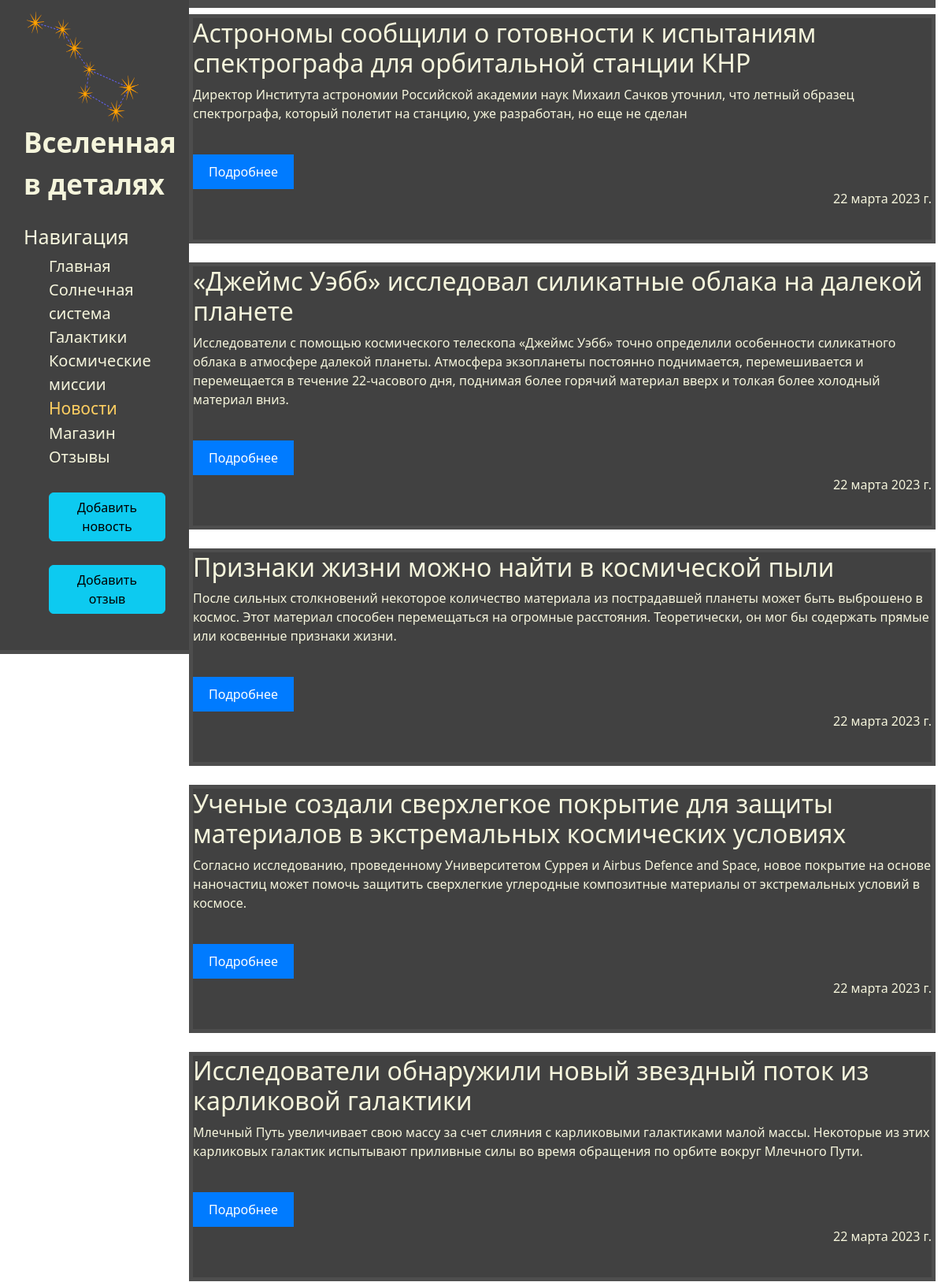
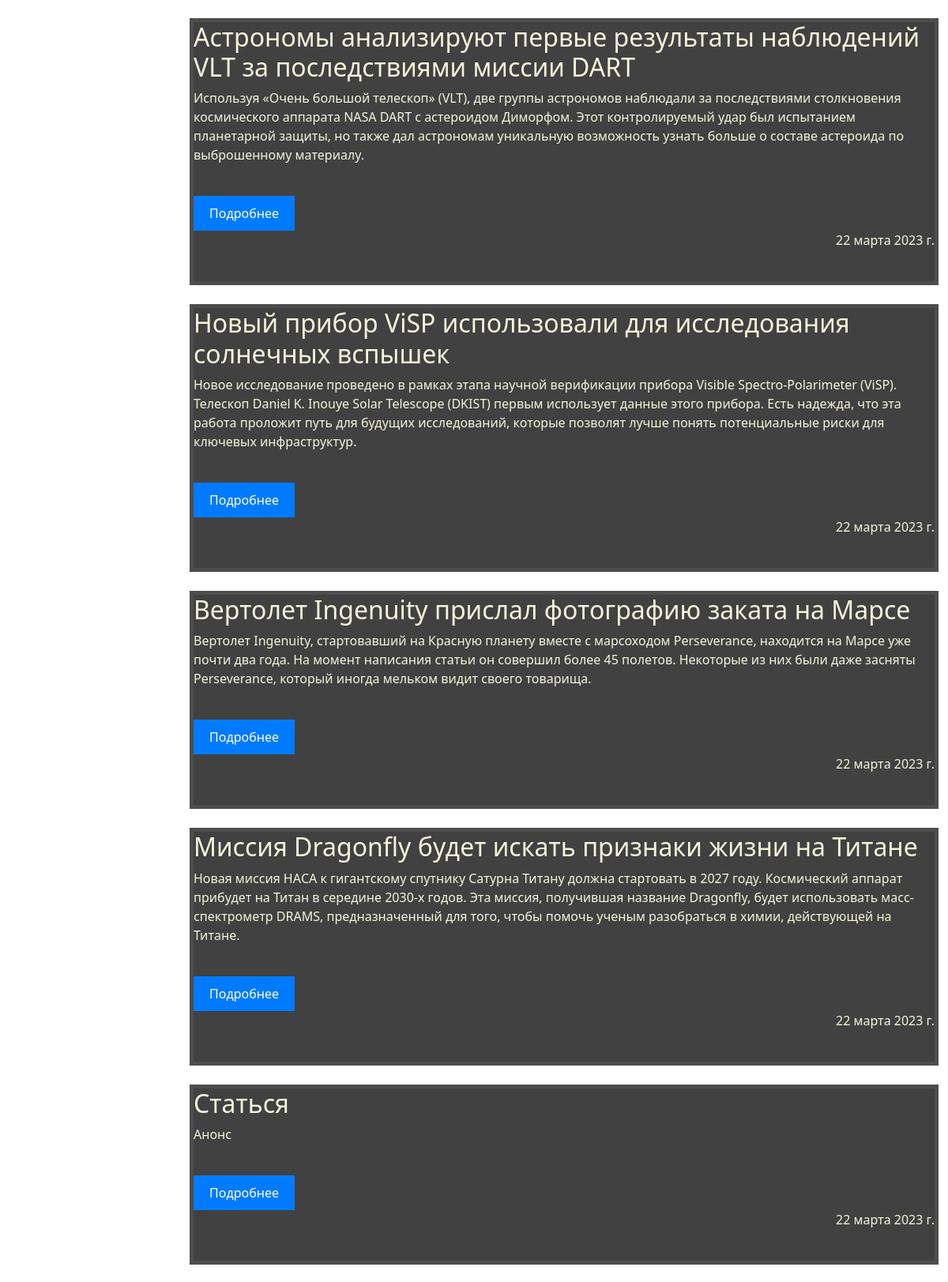
Page /news/ (upper part) on the committed database (2 pictures, top to bottom).
### news/models.py (models this page shows, shortened)
class Articles(models.Model):
    title = models.CharField('Название', max_length=150)
    intro = models.CharField('Анонс', max_length=350)
    text = models.TextField('Содержание')
    date = models.DateField('Дата публикации')
    class Meta:
        verbose_name = 'Новость'
        verbose_name_plural = 'Новости'

### news/views.py (the view)
# urls.py: path('', views.news_main, name='news_main'),
def news_main(request):
    news = Articles.objects.order_by('-date')
    return render(request, 'news/news_main.html', {'news' : news})

### news/templates/news/news_main.html (shortened to what this page needs)
{% extends 'django_app/layout.html' %}
{% block content %}
    {% for article in news %}
        {% include 'news/article.html' %}
    {% endfor %}
{% endblock %}

### news/templates/news/article.html (shortened to what this page needs)
<div class="news">
  <h2>{{ article.title }}</h2>
  <p>{{ article.intro }}</p>
  <br>
  <button class="btn-read-more">Подробнее</button>
  <p class="date">{{ article.date }}</p>
  <br>
</div>
<br>

### django_app/static/django_app/css/django_app.css (style rules this page uses)
body { background-image: url('../img/main/constellation.jpg'); background-size: cover; height: 100%; width: 100%; position: absolute; }
.content h1, h2, h3, p { color: beige; }
.content div { background-color: rgba(51, 51, 51, 0.93); border: 5px solid #4d4d4d; }
.date { text-align: right; }
.news { background-color: rgba(51, 51, 51, 0.93); border: 5px solid #4d4d4d; }
.btn-read-more { background-color: #007bff; color: #fff; border: none; padding: 10px 20px; cursor: pointer; }

### rows in the picture
Articles: title "Астрономы сообщили о готовности к испытаниям спектрографа для орбитальной станции КНР", intro "Директор Института астрономии Российской академии наук Михаил Сачков уточнил, что летный образец спектрографа, который полетит на станцию, уже разработан, но еще не сделан", date "22 марта 2023 г."
Articles: title "«Джеймс Уэбб» исследовал силикатные облака на далекой планете", intro "Исследователи с помощью космического телескопа «Джеймс Уэбб» точно определили особенности силикатного облака в атмосфере далекой планеты. Атмосфера экзопланеты постоянно поднимается, перемешивается и перемещается в течение 22-часового дня, поднимая более горячий материал вверх и толкая более холодный материал вниз.", date "22 марта 2023 г."
Articles: title "Признаки жизни можно найти в космической пыли", intro "После сильных столкновений некоторое количество материала из пострадавшей планеты может быть выброшено в космос. Этот материал способен перемещаться на огромные расстояния. Теоретически, он мог бы содержать прямые или косвенные признаки жизни.", date "22 марта 2023 г."
Articles: title "Ученые создали сверхлегкое покрытие для защиты материалов в экстремальных космических условиях", intro "Согласно исследованию, проведенному Университетом Суррея и Airbus Defence and Space, новое покрытие на основе наночастиц может помочь защитить сверхлегкие углеродные композитные материалы от экстремальных условий в космосе.", date "22 марта 2023 г."
Articles: title "Исследователи обнаружили новый звездный поток из карликовой галактики", intro "Млечный Путь увеличивает свою массу за счет слияния с карликовыми галактиками малой массы. Некоторые из этих карликовых галактик испытывают приливные силы во время обращения по орбите вокруг Млечного Пути.", date "22 марта 2023 г."
Articles: title "Астрономы анализируют первые результаты наблюдений VLT за последствиями миссии DART", intro "Используя «Очень большой телескоп» (VLT), две группы астрономов наблюдали за последствиями столкновения космического аппарата NASA DART c астероидом Диморфом. Этот контролируемый удар был испытанием планетарной защиты, но также дал астрономам уникальную возможность узнать больше о составе астероида по выброшенному материалу.", date "22 марта 2023 г."
Articles: title "Новый прибор ViSP использовали для исследования солнечных вспышек", intro "Новое исследование проведено в рамках этапа научной верификации прибора Visible Spectro-Polarimeter (ViSP). Телескоп Daniel K. Inouye Solar Telescope (DKIST) первым использует данные этого прибора. Есть надежда, что эта работа проложит путь для будущих исследований, которые позволят лучше понять потенциальные риски для ключевых инфраструктур.", date "22 марта 2023 г."
Articles: title "Вертолет Ingenuity прислал фотографию заката на Марсе", intro "Вертолет Ingenuity, стартовавший на Красную планету вместе с марсоходом Perseverance, находится на Марсе уже почти два года. На момент написания статьи он совершил более 45 полетов. Некоторые из них были даже засняты Perseverance, который иногда мельком видит своего товарища.", date "22 марта 2023 г."
Articles: title "Миссия Dragonfly будет искать признаки жизни на Титане", intro "Новая миссия НАСА к гигантскому спутнику Сатурна Титану должна стартовать в 2027 году. Космический аппарат прибудет на Титан в середине 2030-х годов. Эта миссия, получившая название Dragonfly, будет использовать масс-спектрометр DRAMS, предназначенный для того, чтобы помочь ученым разобраться в химии, действующей на Титане.", date "22 марта 2023 г."
Articles: title "Статься", intro "Анонс", date "22 марта 2023 г."
